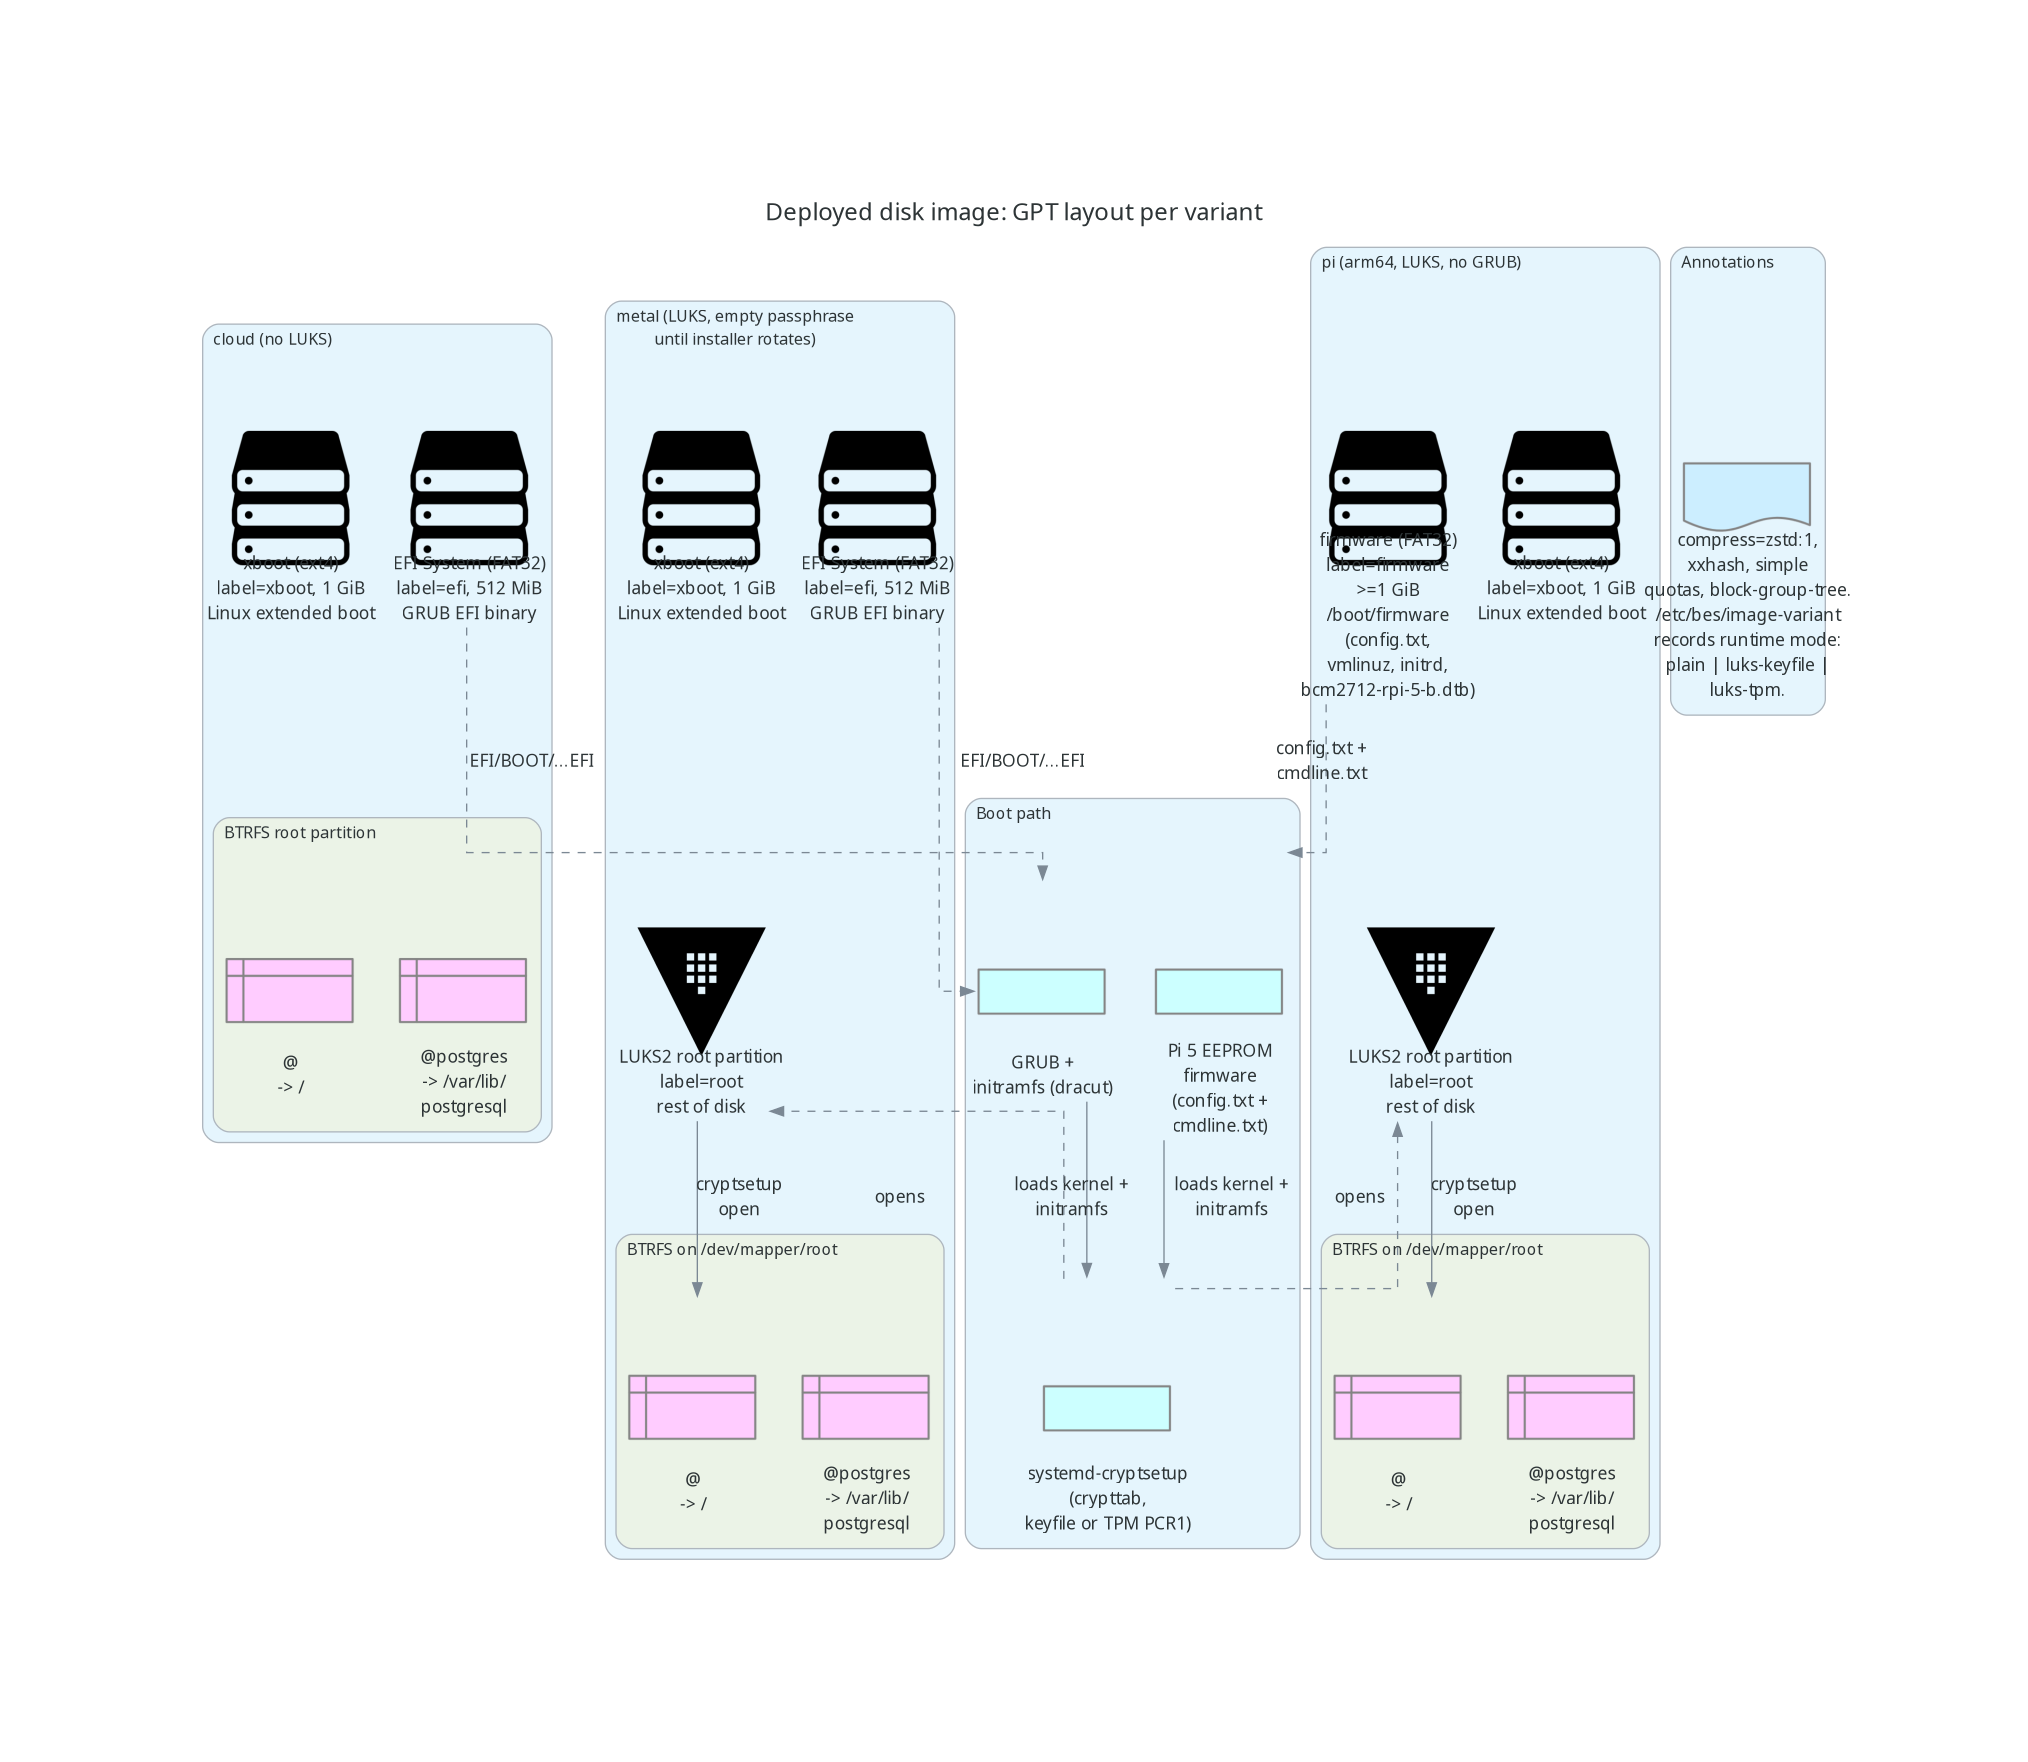

Reproduce this figure in Python.
"""On-disk layout of a deployed image, side by side per variant.

The three build-time variants share a partition skeleton (EFI/firmware,
xboot, root) with BTRFS subvolumes inside; encryption and bootloader
differ. This diagram lays them out in parallel so the differences are
obvious at a glance.

Render with: uv run python disk-image-layout.py
"""

from diagrams import Cluster, Diagram, Edge
from diagrams.generic.storage import Storage
from diagrams.onprem.security import Vault
from diagrams.programming.flowchart import Action, Database, Document, InternalStorage

graph_attr = {
    "fontsize": "18",
    "labelloc": "t",
    "rankdir": "TB",
    "splines": "ortho",
    "nodesep": "0.4",
    "ranksep": "0.7",
}


def variant(label: str, *, encrypted: bool, pi: bool):
    with Cluster(label):
        if pi:
            efi = Storage(
                "firmware (FAT32)\nlabel=firmware\n>=1 GiB\n/boot/firmware\n(config.txt,\nvmlinuz, initrd,\nbcm2712-rpi-5-b.dtb)"
            )
        else:
            efi = Storage(
                "EFI System (FAT32)\nlabel=efi, 512 MiB\nGRUB EFI binary"
            )
        xboot = Storage("xboot (ext4)\nlabel=xboot, 1 GiB\nLinux extended boot")
        if encrypted:
            luks = Vault("LUKS2 root partition\nlabel=root\nrest of disk")
            btrfs_label = "BTRFS on /dev/mapper/root"
        else:
            luks = None
            btrfs_label = "BTRFS root partition"
        with Cluster(btrfs_label):
            sub_root = InternalStorage("@\n-> /")
            sub_pg = InternalStorage("@postgres\n-> /var/lib/\npostgresql")
        if luks is not None:
            xboot >> Edge(style="invis") >> luks
            luks >> Edge(label="cryptsetup\nopen") >> sub_root
        else:
            xboot >> Edge(style="invis") >> sub_root
        return efi, xboot, luks, sub_root, sub_pg


with Diagram(
    "Deployed disk image: GPT layout per variant",
    show=False,
    filename="disk-image-layout",
    outformat="png",
    graph_attr=graph_attr,
):
    cloud = variant("cloud (no LUKS)", encrypted=False, pi=False)
    metal = variant("metal (LUKS, empty passphrase\nuntil installer rotates)", encrypted=True, pi=False)
    pi = variant("pi (arm64, LUKS, no GRUB)", encrypted=True, pi=True)

    with Cluster("Boot path"):
        grub = Action("GRUB +\ninitramfs (dracut)")
        eeprom = Action("Pi 5 EEPROM\nfirmware\n(config.txt +\ncmdline.txt)")
        sysd = Action("systemd-cryptsetup\n(crypttab,\nkeyfile or TPM PCR1)")
        grub >> Edge(label="loads kernel +\ninitramfs") >> sysd
        eeprom >> Edge(label="loads kernel +\ninitramfs") >> sysd

    cloud[0] >> Edge(label="EFI/BOOT/...EFI", style="dashed") >> grub
    metal[0] >> Edge(label="EFI/BOOT/...EFI", style="dashed") >> grub
    pi[0] >> Edge(label="config.txt +\ncmdline.txt", style="dashed") >> eeprom

    sysd >> Edge(label="opens", style="dashed") >> metal[2]
    sysd >> Edge(label="opens", style="dashed") >> pi[2]

    with Cluster("Annotations"):
        notes = Document(
            "compress=zstd:1,\nxxhash, simple\nquotas, block-group-tree.\n"
            "/etc/bes/image-variant\nrecords runtime mode:\nplain | luks-keyfile |\nluks-tpm."
        )
